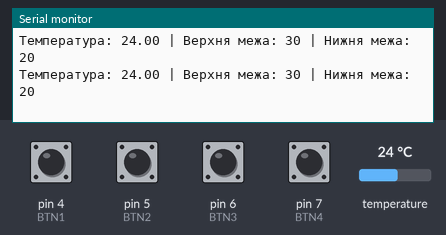
A sketch run on a simulated Arduino Uno, built with avr-gcc and run on an emulated ATmega328P. Shown: the last lines printed to the serial monitor. The test bench sets the inputs (shaded band); at power-on: pin 4 (BTN1), pin 5 (BTN2), pin 6 (BTN3), pin 7 (BTN4) LOW, temperature 24 °C.

Above: at 3.3 s.
3.4 s: temperature set to 12 °C
At 4.8 s:
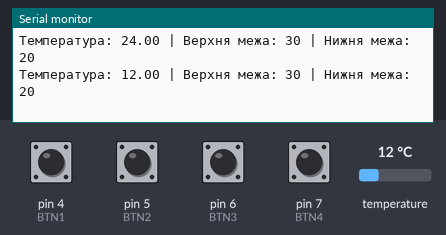
5.8 s: pin 4 (BTN1) pulled HIGH for 2.1 s
At 9.1 s:
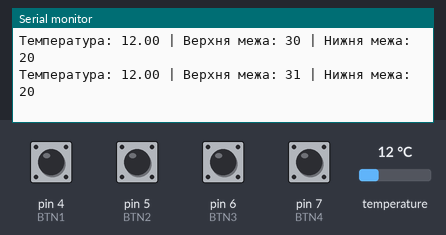
9.4 s: pin 6 (BTN3) pulled HIGH for 2.1 s
At 12.3 s:
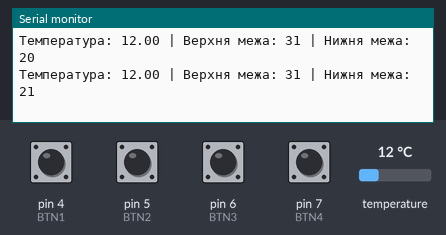
13.0 s: pin 5 (BTN2) pulled HIGH for 2.1 s
At 15.4 s:
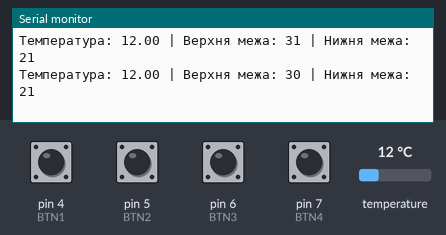
16.6 s: temperature set to 19 °C
At 18.2 s:
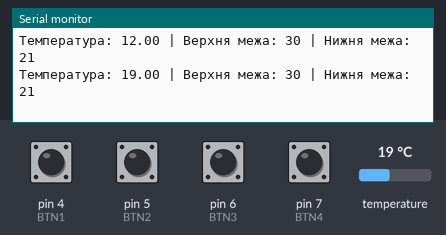
19.0 s: pin 7 (BTN4) pulled HIGH for 2.1 s
At 21.3 s:
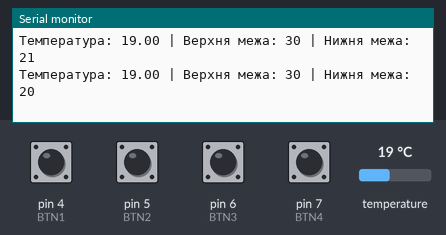
Timing chart, 0 to 22.8 s (numbered marks = the images above; inputs shaded):
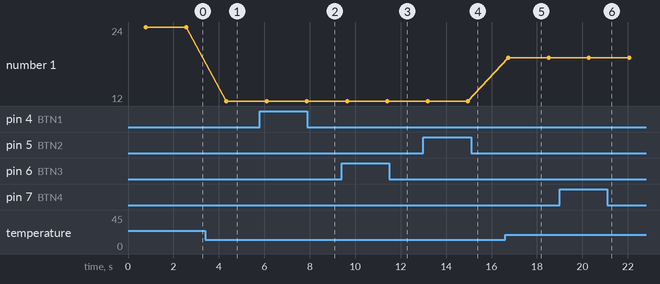

The sketch:

LABA2_5.ino
```cpp
#include <OneWire.h>
#include <DallasTemperature.h>

const int BTN1 = 4;
const int BTN2 = 5;
const int BTN3 = 6;
const int BTN4 = 7;

OneWire oneWire(2);
DallasTemperature sensors(&oneWire);
DeviceAddress addr;

int high = 30;
int low = 20;
const int MIN_T = -55;
const int MAX_T = 125;

void setup() {
  Serial.begin(9600);
  pinMode(BTN1, INPUT);
  pinMode(BTN2, INPUT);
  pinMode(BTN3, INPUT);
  pinMode(BTN4, INPUT);
  sensors.begin();
  sensors.getAddress(addr, 0);
}

void loop() {
  if (digitalRead(BTN1) == HIGH && high < MAX_T) high++;
  if (digitalRead(BTN2) == HIGH && high > MIN_T) high--;
  if (digitalRead(BTN3) == HIGH && low < MAX_T) low++;
  if (digitalRead(BTN4) == HIGH && low > MIN_T) low--;
  sensors.setHighAlarmTemp(addr, high);
  sensors.setLowAlarmTemp(addr, low);
  sensors.requestTemperatures();
  Serial.print("Температура: ");
  Serial.print(sensors.getTempCByIndex(0));
  Serial.print(" | Верхня межа: ");
  Serial.print(high);
  Serial.print(" | Нижня межа: ");
  Serial.println(low);
  delay(1000);
}
```

Measured:
- after the input at 3.4 s, the serial monitor: prints a new line after 0.93 s (image 1)
- after the input at 5.8 s, the serial monitor: prints a new line after 2.1 s (image 2)
- after the input at 9.4 s, the serial monitor: prints a new line after 2.0 s (image 3)
- after the input at 13.0 s, the serial monitor: prints a new line after 2.0 s (image 4)
- after the input at 16.6 s, the serial monitor: prints a new line after 0.14 s (image 5)
- after the input at 19.0 s, the serial monitor: prints a new line after 1.3 s (image 6)
- plotted number 1: 24 → 12 after the input at 3.4 s, 12 → 19 after the input at 16.6 s
